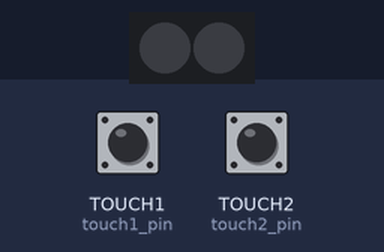
A program run on a simulated CircuitPython board. Parts: 2 RGB LEDs in strip order, left to right. Inputs (shaded band) come from the test bench; at power-on: TOUCH1 (touch1_pin) LOW, TOUCH2 (touch2_pin) LOW. Dim RGB values are drawn brighter than linear; USB keyboard and mouse output is not drawn; touch pads read as touched when driven HIGH; what the program prints to the serial console is not drawn.

Above: at 0.05 s.
At 1.2 s:
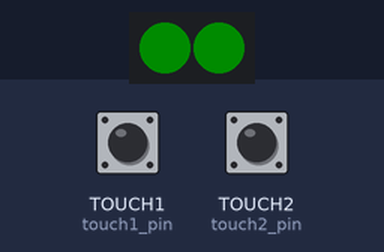
1.3 s: TOUCH1 (touch1_pin) pulled HIGH for 1 s
4.5 s: TOUCH1 (touch1_pin) pulled HIGH for 0.15 s
7.5 s: TOUCH2 (touch2_pin) pulled HIGH for 1 s
Timing chart, 0 to 17.5 s (numbered marks = the images above; inputs shaded):
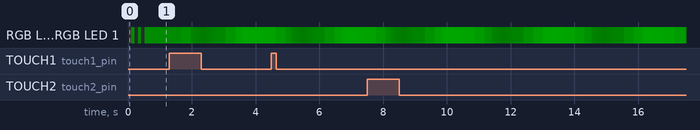

The program:

code.py
```python
import time
import board
import neopixel
import asyncio
import touchio
import usb_hid
from adafruit_hid.keyboard import Keyboard
from adafruit_hid.keyboard_layout_us import KeyboardLayoutUS
from adafruit_hid.mouse import Mouse
import math

touch1_pin = touchio.TouchIn(board.TOUCH1)
touch2_pin = touchio.TouchIn(board.TOUCH2)
touch2_pin.threshold = 13000

pixel_pin = board.EYES
num_pixels = 2
pixels = neopixel.NeoPixel(pixel_pin, num_pixels,
                           brightness=0.05, auto_write=False)
pixels.fill((65, 0, 20))
pixels.show()

mouse = Mouse(usb_hid.devices)
keyboard = Keyboard(usb_hid.devices)
keyboard_layout = KeyboardLayoutUS(keyboard)  # We're in the US :)

DO_MOUSE_JIGGLE = True
GREEN = (0, 255, 0)
RED = (255, 0, 0)
BLUE = (0, 0, 255)


class LEDStatus:
    '''
    container for led status
    Modes:
    0 = rainbow cycle/ standby
    1 = no cycle, show specified color
    Color:
    - holds two color values,
    - one for each eye.
    '''
    left_eye = (0, 0, 0)
    right_eye = (0, 0, 0)
    mode = 1
    color = [left_eye, right_eye]  # holds a color for each eye
    auto_reset = True
    display_duration = 1    # seconds to show newest LED status
    LEFT = 0
    RIGHT = 1
    mode_set = False

    def set_colors(self, left, right):
        self.color = [left, right]
        self.mode = 1

    def set_eye_color(self, eye, color):
        self.color[eye] = color
        self.mode = 1

    def get_colors(self):
        return self.color

    async def blink_eyes(self, n_blinks=3, delay_time=0.1):
        for i in range(n_blinks):
            pixels.fill(0)
            pixels.show()
            await asyncio.sleep(delay_time)
            pixels[0] = self.color[self.LEFT]
            pixels[1] = self.color[self.RIGHT]
            pixels.show()
            await asyncio.sleep(delay_time)


async def led_updater(led_status):
    # sync_eyes = True
    # wait = 0.05
    led_status.left_eye = GREEN
    led_status.right_eye = GREEN
    led_status.color = [
        led_status.left_eye,
        led_status.right_eye
    ]
    led_breath_value = 0
    brite = (0.2 * led_breath_value) + 0.005
    print("started LED Updater")
    while True:
        led_breath_value = (math.sin(time.monotonic() * 2.0) + 1.0) / 2.0
        brite = (0.15 * led_breath_value) + 0.015
        if led_status.mode == 0:
            led_status.mode = 1
            # for j in range(255):
            #     for i in range(num_pixels):
            #         rc_index = (i * 256 // 1 if sync_eyes else (1 + i)) + j
            #         pixels[i] = colorwheel(rc_index & 255)
            #     pixels.show()
            #     await asyncio.sleep(0)
        elif led_status.mode == 1:
            if not led_status.mode_set:
                print("Setting Custom mode")
                pixels[0] = led_status.color[led_status.LEFT]
                pixels[1] = led_status.color[led_status.RIGHT]
                await led_status.blink_eyes()
                await asyncio.sleep(led_status.display_duration)
                if led_status.auto_reset:
                    led_status.mode = 0
                led_status.mode_set = True
            pixels.brightness = brite
            pixels.show()
        await asyncio.sleep(0)


async def touch_loop(led_status):
    global DO_MOUSE_JIGGLE
    touch1_active = False
    touch2_active = False
    after_touch_wait_time = 0.15
    print("Started Touch Loop")
    while True:
        if touch1_pin.value and not touch1_active:
            touch1_active = True
            led_status.auto_reset = not led_status.auto_reset
            print("TOUCH 1", led_status.mode, led_status.auto_reset)
            led_status.set_eye_color(led_status.LEFT, BLUE)
            led_status.set_eye_color(led_status.RIGHT, (0, 0, 0))
            await asyncio.sleep(after_touch_wait_time)
            led_status.mode = 0 if led_status.auto_reset else 1
            led_status.mode_set = True  # if led_status.mode else False
        elif not touch1_pin.value and touch1_active:
            touch1_active = False
        if touch2_pin.value and not touch2_active:
            touch2_active = True
            led_status.mode_set = False
            print("TOUCH 2", led_status.mode, led_status.auto_reset)
            led_status.set_eye_color(
                led_status.LEFT, GREEN if not DO_MOUSE_JIGGLE else RED)
            led_status.set_eye_color(
                led_status.RIGHT, GREEN if not DO_MOUSE_JIGGLE else RED)
            DO_MOUSE_JIGGLE = not DO_MOUSE_JIGGLE
            await asyncio.sleep(after_touch_wait_time)
        elif not touch2_pin.value and touch2_active:
            touch2_active = False
        await asyncio.sleep(0)


async def jiggle_mouse(led_status, amount=2):
    while True:
        if DO_MOUSE_JIGGLE:
            Xs = int(math.sin(time.monotonic()) * amount)
            Ys = int(math.cos(time.monotonic()) * amount)
            mouse.move(x=Xs, y=Ys)
        await asyncio.sleep(0.25)
        # await asyncio.sleep(0)


async def hid_device_loop(led_status):
    while True:
        # do hid thing...
        ...


async def main():
    print("Starting Tasks")
    led_status = LEDStatus()

    tasks = [
        asyncio.create_task(led_updater(led_status)),
        asyncio.create_task(touch_loop(led_status)),
        asyncio.create_task(jiggle_mouse(led_status))
    ]

    await asyncio.gather(*tasks)

asyncio.run(main())
```
